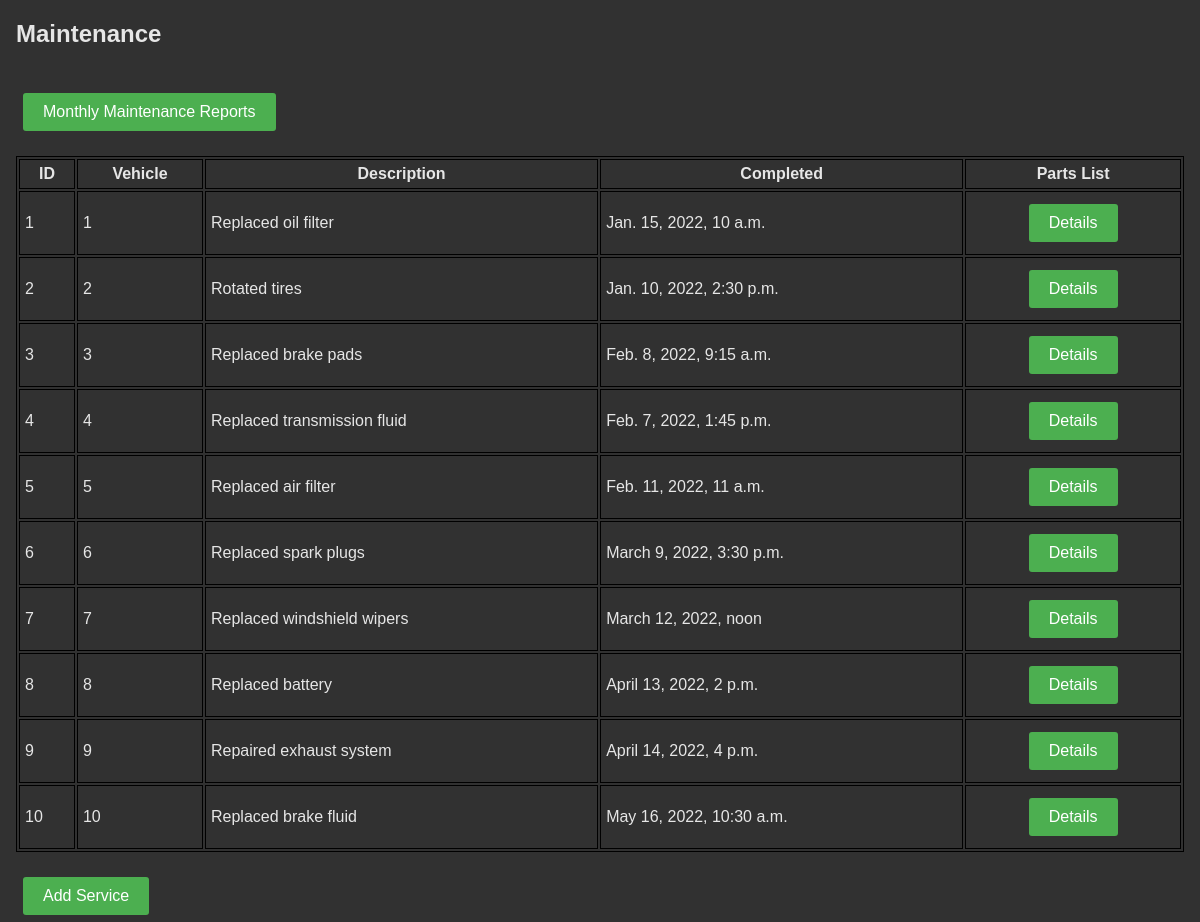
The app's page /maintenance with its own data.
### truckr/models.py (models this page shows)
class maintenance(models.Model):
    maintID = models.IntegerField(primary_key = True)
    vehID = models.IntegerField()
    description = models.CharField(max_length = 30)
    completed = models.DateTimeField()
    partsList = models.IntegerField()

### truckr/views.py (the view)
# urls.py: path('maintenance', views.maintenanceview, name = 'maintenance'),
def maintenanceview(request):
    username = request.user.username
    nav = navigation(username)
    lst = maintenance.objects.raw("SELECT * FROM truckr_maintenance;")
    context = {'lst':lst,'nav': nav}
    return(render(request, 'truckr/maintenance.html', context))

### truckr/views.py (called while the page is built)
def navigation(username):
    nav = navbar.objects.raw(""" SELECT * FROM truckr_employee JOIN truckr_account ON truckr_employee.employeeID = truckr_account.employeeID JOIN truckr_navbar ON truckr_account.accountType = truckr_navbar.accountType WHERE truckr_employee.username = '%s' ORDER BY id; """ % username)
    return nav

### truckr/templates/truckr/maintenance.html (shortened to what this page needs)
{% load static %}
<!DOCTYPE html>
<html>
  <head>
    <link rel="stylesheet" type="text/css" href="{% static 'css/style.css'%}">
  </head>
<body>
	<h2>Maintenance</h2>
<br>
<button type="button" onclick="window.location.href='/maintenanceReport/';">Monthly Maintenance Reports</button>
<br>
<br>
<table style="width:100%">
       	<tr>
	       	<th>ID</th>
	       	<th>Vehicle</th>
	       	<th>Description</th>
		<th>Completed</th>
		<th>Parts List</th>
       	</tr>
{% if lst %}
	{% for maint in lst %}
	<tr>
		<td>{{maint.maintID}}</td>
		<td>{{maint.vehID}}</td>
		<td>{{maint.description}}</td>
		<td>{{maint.completed}}</td>
		<td style = text-align:center><button type="button" onclick="window.location.href='/maintenanceDetail/{{maint.maintID}}/';">Details</button></td>
	</tr>
	{% endfor %}
{% else %}
	<p>No vehicles are available.</p>
{% endif %}
</table>
<br>
<button type="button" onclick="window.location.href='/admin/truckr/maintenance/add/';">Add Service</button>
</body>
</html>

### static/css/style.css (style rules this page uses)
body { font-family: Arial, sans-serif; background-color: #313131; color:#e6e6e6; margin: 0; padding: 0; margin-left:1em; margin-right:1em; }
button { background-color: #4CAF50; border: none; border-radius: 3px; color: #fff; cursor: pointer; font-size: 16px; margin: 7px; padding: 10px 20px; text-align: center; text-decoration: none; }
table, th, td { border:1px solid black; }
th, td { margin-left: 5px; padding: 5px; }

### records on screen
maintenance: maintID "1", vehID "1", description "Replaced oil filter", completed "Jan. 15, 2022, 10 a.m."
maintenance: maintID "2", vehID "2", description "Rotated tires", completed "Jan. 10, 2022, 2:30 p.m."
maintenance: maintID "3", vehID "3", description "Replaced brake pads", completed "Feb. 8, 2022, 9:15 a.m."
maintenance: maintID "4", vehID "4", description "Replaced transmission fluid", completed "Feb. 7, 2022, 1:45 p.m."
maintenance: maintID "5", vehID "5", description "Replaced air filter", completed "Feb. 11, 2022, 11 a.m."
maintenance: maintID "6", vehID "6", description "Replaced spark plugs", completed "March 9, 2022, 3:30 p.m."
maintenance: maintID "7", vehID "7", description "Replaced windshield wipers", completed "March 12, 2022, noon"
maintenance: maintID "8", vehID "8", description "Replaced battery", completed "April 13, 2022, 2 p.m."
maintenance: maintID "9", vehID "9", description "Repaired exhaust system", completed "April 14, 2022, 4 p.m."
maintenance: maintID "10", vehID "10", description "Replaced brake fluid", completed "May 16, 2022, 10:30 a.m."
